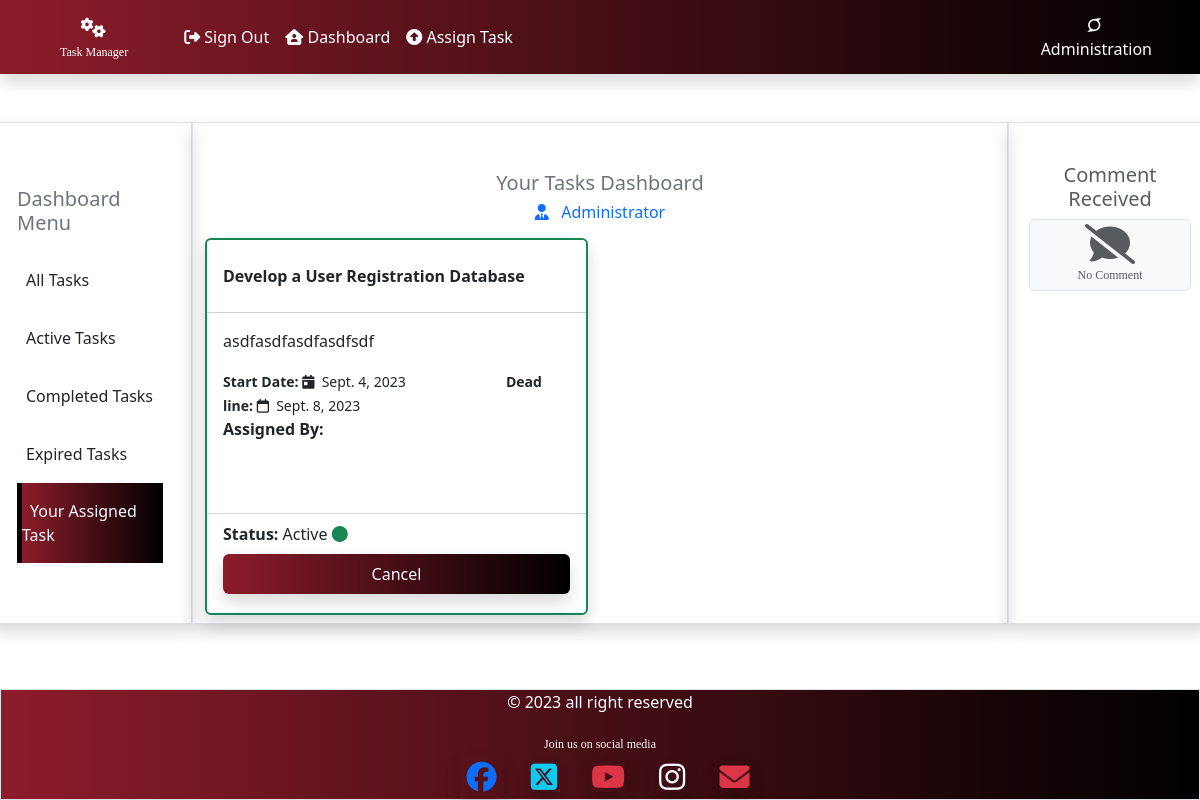
/taskmanager/active_task/m_task (signed in), run on an earlier commit of the app's database.
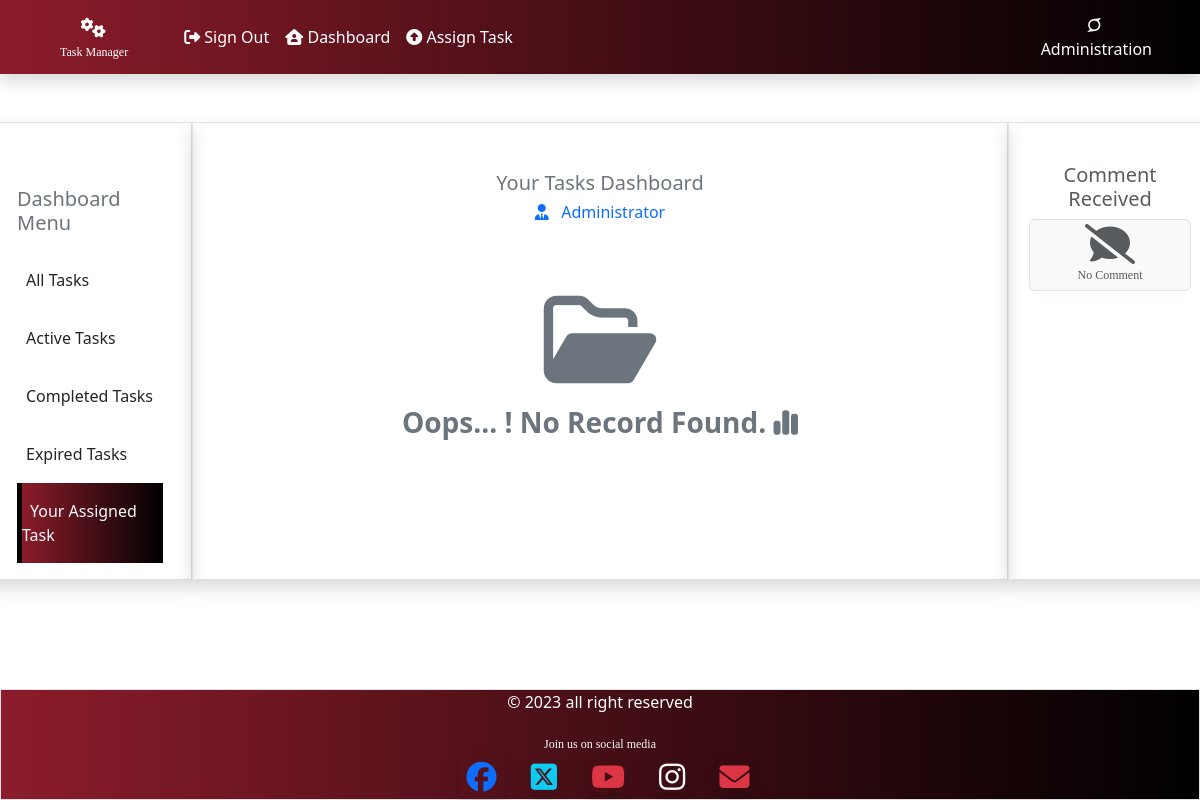
And on a later commit of the database.
### taskmanager/models.py (models this page shows, shortened)
class Tasks(models.Model):
    assign_by=models.ForeignKey(CustomUser,related_name='assigned_by' ,on_delete=models.CASCADE)
    assign_to=models.ForeignKey(CustomUser,related_name='assigned_to' ,on_delete=models.CASCADE)
    task_name=models.CharField(max_length=100)
    task_desc=models.CharField(max_length=250)
    status=models.IntegerField(default=0)
    start_date=models.DateField(auto_now=True)
    end_date=models.DateField()

### taskmanager/views.py (the view)
# urls.py: path('active_task/<sign>', views.active_task, name='active_task'),
def active_task(request, sign):
    if sign == 'active':
        user=request.user
        id=user.id
        st=1
        flag=sign
        all_tasks=Tasks.objects.filter(assign_to=id,status=st)
    elif sign == 'c_task':
        user=request.user
        id=user.id
        st=100
        flag=sign
        all_tasks=Tasks.objects.filter(assign_to=id,status=st)
    elif sign == 'e_task':
        user=request.user
        id=user.id
        st= -1
        flag=sign
        all_tasks=Tasks.objects.filter(assign_to=id,status=st)
    elif sign == 'm_task':
        user=request.user
        id=user.id
        flag=sign
        all_tasks=Tasks.objects.filter(assign_by=id)
    else:
        user=request.user
        id=user.id
        flag=sign
        all_tasks=Tasks.objects.filter(assign_to=id).order_by('-start_date')
    all_comment=Comments.objects.filter(user_id = request.user.id)
    return render(request, 'taskmanager/dashboard.html', {'flag':flag, 'tasks':all_tasks, 'all_comment':all_comment})

### taskmanager/templates/taskmanager/dashboard.html (shortened to what this page needs)
{% extends 'taskmanager/base.html' %} {% block content %}
{%load static%}
<div class="row my-5">
  <div class="col-2 shadow border">
    <div class="p-3">
      <h5 class="text-secondary mt-5">Dashboard Menu</h5>
      {% if flag == 'all' %}
      <a href="{% url 'taskmanager:active_task' 'all' %}" class="nav-link">
        <div class="bright py-3 mt-3 text-light bg-maroon">
          <span class="p-2">All Tasks</span>
        </div>
      </a>
      {% else %}
      <a href="{% url 'taskmanager:active_task' 'all' %}" class="nav-link">
        <div class="py-3 mt-3 cl-effect-1">
          <span class="p-2">All Tasks</span>
        </div>
      </a>
      {% endif %}
      {% if flag == 'active' %}
      <a class="nav-link" href="{% url 'taskmanager:active_task' 'active' %}">
        <div class="bright py-3 text-light bg-maroon">
          <span class="p-2">Active Tasks</span>
        </div></a
      >
      {% else %}
      <a class="nav-link" href="{% url 'taskmanager:active_task' 'active'%}">
        <div class="py-3 cl-effect-1">
          <span class="p-2">Active Tasks</span>
        </div></a
      >
      {% endif %}
      {% if flag == 'c_task' %}
      <a class="nav-link" href="{% url 'taskmanager:active_task' 'c_task'%}">
        <div class="bright py-3 text-light bg-maroon">
          <span class="p-2">Completed Tasks</span>
        </div></a
      >
      {% else %}
      <a class="nav-link" href="{% url 'taskmanager:active_task' 'c_task'%}">
        <div class="py-3 cl-effect-1">
          <span class="p-2">Completed Tasks</span>
        </div></a
      >
      {% endif %}
      {% if flag == 'e_task' %}
      <a class="nav-link" href="{% url 'taskmanager:active_task' 'e_task'%}">
        <div class="bright py-3 text-light bg-maroon">
          <span class="p-2">Expired Tasks</span>
        </div></a
      >
      {% else %}
      <a class="nav-link" href="{% url 'taskmanager:active_task' 'e_task'%}">
        <div class="py-3 cl-effect-1">
          <span class="p-2">Expired Tasks</span>
        </div></a
      >
      {% endif %}
      {% if flag == 'm_task' %}
      <a class="nav-link" href="{% url 'taskmanager:active_task' 'm_task'%}">
        <div class="bright py-3 text-light bg-maroon">
          <span class="p-2">Your Assigned Task</span>
        </div></a
      >
      {% else %}
      <a class="nav-link" href="{% url 'taskmanager:active_task' 'm_task'%}">
        <div class="py-3 cl-effect-1">
          <span class="p-2">Your Assigned Task</span>
        </div></a
      >
      {% endif %}
    </div>
  </div>
  <div class="col-8 shadow border">
    <div class="row">
      <div class="d-flex justify-content-center mt-5">
        <h5 class="text-secondary">Your Tasks Dashboard</h5>
      </div>
      {% if request.user.get_full_name == '' %}
      <h6 class="text-primary text-center"><i class="fa-solid fa-user-tie"></i> &nbsp; Administrator</h6>
      {% else %}
      <h6 class="text-primary mt-0 text-center mb-4">
        {{request.user.get_full_name}}&nbsp;
        <i class="fa-solid fa-chalkboard-user"></i>
      </h6>
      {% endif %}
    </div>
    <div class="row">
      {% if tasks %}
        {% for task in tasks %}
          <div class="col-6">
            {% if task.status == 1 %}
              <div class="card shadow my-2 border border-success border-2">
            {% elif task.status == -1 %}
                <div class="card shadow my-2 border border-danger border-2">
            {% elif task.status == 80 or task.status == 50 %}
                <div class="card shadow my-2 border border-warning border-2">
            {% elif task.status == 100 %}
              <div class="card shadow my-2 border border-primary border-2">
            {% else %}
              <div class="card shadow my-2 border border-secondary border-opacity-50">
            {% endif %}
              <div class="card-header bg-white">
                <p class="fw-bold pt-3">{{task.task_name}}</p>
              </div>
              <div class="card-body scrollable">
                <p>{{task.task_desc}}</p>
                <div class="fs-6">
                  <small class="me-5"><b>Start Date: </b><i class="fa-solid fa-calendar-day"></i> &nbsp;{{task.start_date}}</small>
                  <small class=" ms-5"><b>Dead line: <i class="fa-regular fa-calendar"></i>&nbsp; </b>{{task.end_date}}</small>
                  <p>
                    <b>Assigned By: </b>
                  </p>
                </div>
              </div>
              <div class="card-footer bg-white">
                <span class="fw-bold">Status: </span>
                {% if task.status == -1 and task.assign_by_id == request.user.id %}
                 Expired&nbsp;<i class="fa-solid fa-circle-info text-warning"></i>
                <a href="{% url 'taskmanager:evaluation' task.id 'RT' %}" class="nav-link btn text-light bg-maroon py-2 px-3 shadow my-2">
                  <i class="fa-solid fa-arrow-up-right-from-square"></i> &nbsp; Evaluate
                </a>
                {% elif task.status == -1 and task.assign_by_id != request.user.id %}
                <p class="">
                  <i class="fa-solid fa-circle-info text-warning fs-5"></i> Expired
                </p>
                {% elif task.status == 1 and task.assign_by_id == request.user.id %}
                   Active&nbsp;<i class="fa-solid fa-circle text-success"></i>
                  <a href="{% url 'taskmanager:manageTask' task.id 'Remove' %}" class="nav-link btn text-light bg-maroon py-2 px-3 shadow my-2">Cancel</a>
                {% elif task.status == 80 and task.assign_by_id != request.user.id %}
                <p>
                  <i class="fa-solid fa-arrows-spin fa-spin text-primary fs-5"></i>&nbsp; confirming...
                </p>
                {% elif task.status == 100 %}
                <p class="text-success">
                  <i class="fa-solid fa-circle-check"></i>&nbsp; Completed
                </p>
                {% endif %}
              </div>
            </div>
          </div>
        {% endfor %}
      {% else %}
          <div class="text-center my-5 text-secondary">
            <h1 class="empty-folder"><i class="fa-regular fa-folder-open"></i></h1>
            <h3 class="fw-bold">Oops... ! No Record Found.&nbsp;<i class="fa-solid fa-chart-simple"></i></h3>
        </div>
      {% endif %}
    </div>
  </div>
  <div class="col-2 border shadow py-4">
    <div class="my-3">
      <h5 class="text-center text-muted ">Comment Received </h5>
      {% if all_comment %}
        <div class="list-group my-4">
        {% for comment in all_comment %}
          {% if comment.task_id.assign_by_id.get_full_name == none %}
            <table>
              <tr>
                <td style="vertical-align: top;" class="p-2"><i class="fa-solid fa-user-tie fs-3 shadow"></i></td>
                <td>
                  <span class="list-group-item p-3 rounded bg-dark text-light shadow">
                    <small class="fw-bold d-block">Administrator&nbsp;<i class="fa-solid fa-pencil"></i></small>
                    <small>{{comment.comment}}</small>
                  <p class="mb-0 pb-0 mt-2"><small class="fw-bold">on completion of:</small></p>
                  <span class="fw-bold com_text text-warning"> {{comment.task.task_name}}</span>
                  </span>
                </td>
              </tr>
            </table>
          {% else %}
            <table>
              <tr>
                <td style="vertical-align: top;" class="p-2"><img class="shadow" src="{{user.profile.image.url}}" alt=""></td>
                <td>
                  <span class="list-group-item p-3 rounded bg-dark shadow">
                    <small class="fw-bold d-block text-light">{{comment.task_id.assign_by.get_full_name}}&nbsp;<i class="fa-solid fa-pencil"></i></small>
                    <small class="text-light">{{comment.comment}}</small>
                    <p class="mb-0 pb-0 mt-2 text-light"><small class="fw-bold">on completion of:</small></p>
                    <span class="fw-bold com_text text-warning"> {{comment.task.task_name}}</span>
                  </span>
                </td>
              </tr>
            </table>
          {% endif %}
        {% endfor %}
        </div>
      {% else %}
        <div class="mx-2 rounded bg-light border text-center">
          <h1 class="text-muted">
            <i class="fa-solid fa-comment-slash"></i>
            <span class="font-size d-block">No Comment</span>
          </h1>
        </div>
      {% endif %}
    </div>
  </div>
</div>
{% endblock content %}

### taskmanager/templates/taskmanager/base.html (shortened to what this page needs)
{%load static %}
<!DOCTYPE html>
<html lang="en">
  <head>
    <link
      href="https://cdn.jsdelivr.net/npm/bootstrap@5.3.1/dist/css/bootstrap.min.css"
      rel="stylesheet"
    />
   <link rel="stylesheet" href="https://cdnjs.cloudflare.com/ajax/libs/font-awesome/6.4.2/css/all.min.css" />
  </head>
  <body onload="counting()">
    {% include 'taskmanager/navbar.html' %}
    {% block content%}
    {% endblock content %}
    {% include 'taskmanager/footer.html' %}
  </body>
</html>

### taskmanager/templates/taskmanager/navbar.html (shortened to what this page needs)
{% block content %}
{% load static %}
<nav class="navbar bg-maroon navbar-expand-lg shadow text-white">
  <div class="container-fluid">
    <a class="navbar-brand mx-5" href="{% url 'home'%}"
      >&nbsp;&nbsp;&nbsp;
      <i class="fa-solid fa-gears text-white"></i>
      <small class="font-size d-block text-white">Task Manager</small></a
    >
    <div class="collapse navbar-collapse" id="navbarNavAltMarkup">
      <div class="navbar-nav">
        {% if user.is_authenticated %}
        <a class="nav-link text-white" href="{% url 'taskmanager:logout'%}"
          ><i class="fa-solid fa-right-from-bracket"></i>
          Sign Out</a
        >
        <a class="nav-link text-white" href="{% url 'taskmanager:dashboard'%}"
          ><i class="fa-solid fa-house-user"></i>
          Dashboard</a
        >
        <a class="nav-link text-white" href="{% url 'taskmanager:assign_task'%}"
          ><i class="fa-solid fa-circle-up"></i>
          Assign Task</a
        >
        {% endif %}
      </div>
    </div>
  </div>
  {% if user.is_authenticated %}
  <div class="text-center text-white me-5">
    {% if request.user.is_staff %}
      <a href="{% url 'taskmanager:adminRoute' 'allTask' %}" class="nav-link">
        <span class="fs-6"><i class="fa-brands fa-superpowers"></i>&nbsp;Administration</span>
      </a>
    {% else %}
    <a class="nav-link" href="{% url 'taskmanager:user_profile' request.user.id %}">
      <i class="fa-regular fa-circle-user fs-3 me-1 my-1"></i>
      <div class="profile">
        <h6 class="">{{request.user.get_full_name}}</h6>
    {% endif %}
      </div>
  {%endif%}
</nav>
{% endblock content %}

### taskmanager/templates/taskmanager/footer.html
 {% load static %}
 {% block content %}
<div class="footer border bg-light fixed-bottom mt-5">
  <p class="text-center text-white">&copy; 2023 all right reserved</p>
  <div class="text-center">
    <small class="font-size text-light">Join us on social media</small><br>
    <span><i class="fa-brands fa-facebook text-primary social-media mx-3 shadow "></i></span>
    <span class="text-info social-media me-3"><i class="fa-brands fa-square-x-twitter shadow "></i></span>
    <span class="text-danger social-media me-3"><i class="fa-brands fa-youtube shadow "></i></span>
    <span class="text-light social-media me-3"><i class="fa-brands fa-instagram shadow "></i></span>
    <span class="text-danger social-media"><i class="fa-solid fa-envelope shadow "></i></span>
  </div>
</div>
{% endblock content %}

### taskmanager/templates/taskmanager/base.html (style rules this page uses)
.cl-effect-1 { transition: 0.5s; cursor: pointer; border: 1px solid white; }
.font-size { font-size: 12px; font-family: cursive; }
.bright { border-left: 5px solid black; }
.footer { margin-top: auto; background-image: linear-gradient(to right, #8c1c2b, black); }
.bg-maroon { background-image:linear-gradient(to right,#8c1c2b,black); cursor: pointer; }
.social-media { font-size:30px; padding: 7px; }
.empty-folder { font-size: 100px; }
body { height: 100%; width: 100%; margin-bottom: 5%; }

What changed in the data, as far as the page shows it:
removed Tasks: task_name "Develop a User Registration Database", task_desc "asdfasdfasdfasdfsdf", start_date "Sept. 4, 2023", end_date "Sept. 8, 2023", status "Active"
Also different on the page:
text now shown: "Oops... ! No Record Found."
